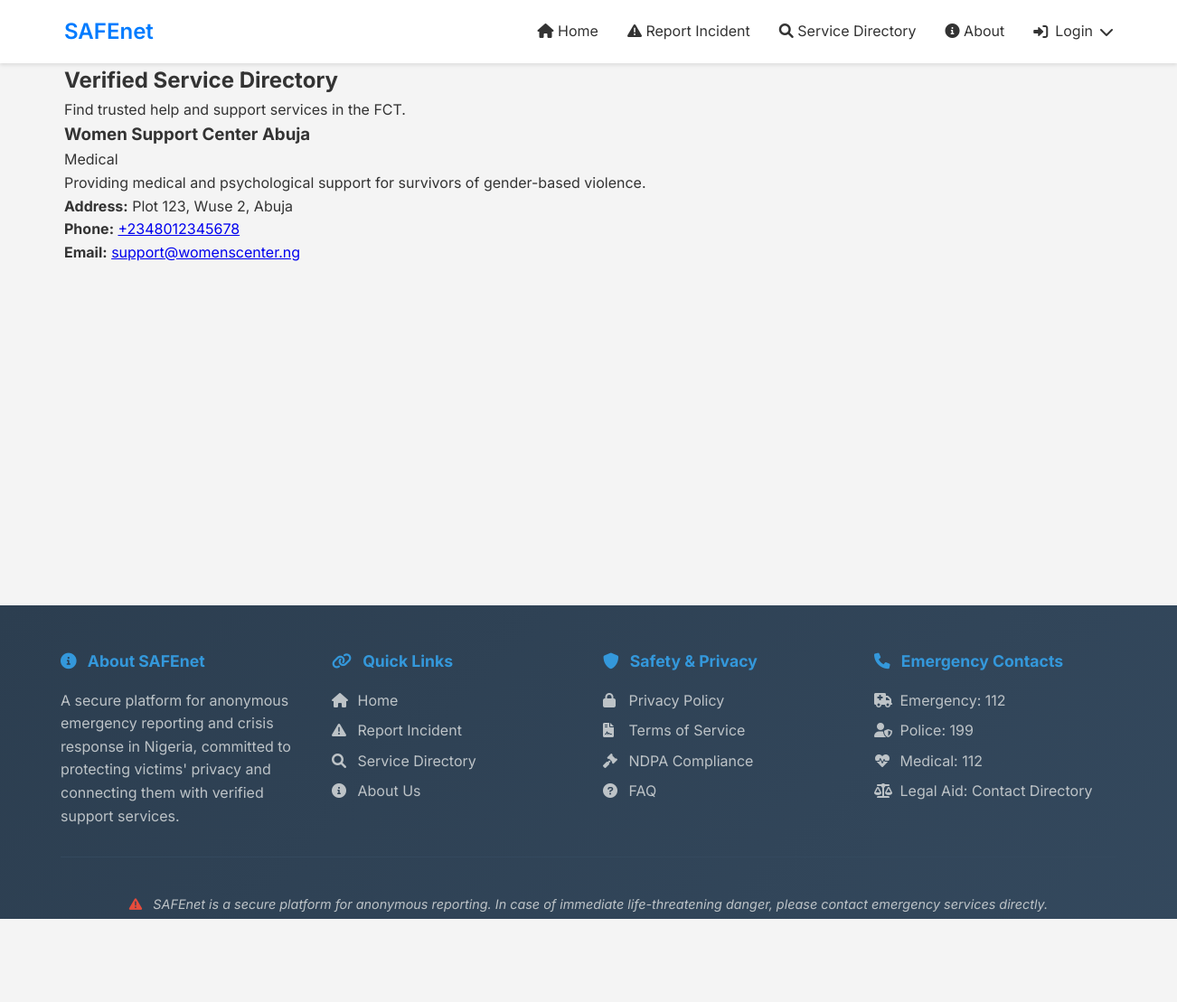
The page /directory on the database its author committed.
### backend.py (models this page shows)
class ServiceProvider(db.Model):
    id = db.Column(db.Integer, primary_key=True)
    name = db.Column(db.String(100), nullable=False)
    category = db.Column(db.String(50), nullable=False)  # e.g., 'Medical', 'Legal', 'Security', 'Shelter'
    address = db.Column(db.String(200), nullable=False)
    contact_phone = db.Column(db.String(20), nullable=False)
    contact_email = db.Column(db.String(120), nullable=False)
    is_verified = db.Column(db.Boolean, default=False)
    description = db.Column(db.Text)
    users = db.relationship('User', backref='organization', lazy=True)

### app.py (the view)
@app.route('/directory')
def directory():
    providers = ServiceProvider.query.filter_by(is_verified=True).all()
    return render_template('directory.html', providers=providers)

### frontend/templates/directory.html
{% extends "base.html" %}
{% block content %}
<div class="directory-header">
    <h2>Verified Service Directory</h2>
    <p>Find trusted help and support services in the FCT.</p>
</div>
<div class="directory-grid">
    {% if providers %}
        {% for provider in providers %}
        <div class="provider-card">
            <div class="provider-header">
                <h3>{{ provider.name }}</h3>
                <span class="badge badge-{{ provider.category|lower }}">{{ provider.category }}</span>
            </div>
            <div class="provider-body">
                <p class="provider-desc">{{ provider.description }}</p>
                <div class="provider-contact">
                    <p><strong>Address:</strong> {{ provider.address }}</p>
                    <p><strong>Phone:</strong> <a href="tel:{{ provider.contact_phone }}">{{ provider.contact_phone }}</a></p>
                    <p><strong>Email:</strong> <a href="mailto:{{ provider.contact_email }}">{{ provider.contact_email }}</a></p>
                </div>
            </div>
        </div>
        {% endfor %}
    {% else %}
        <div class="no-results">
            <p>No verified service providers found at this time. Please check back later.</p>
        </div>
    {% endif %}
</div>
{% endblock %}

### frontend/templates/base.html (shortened to what this page needs)
<!DOCTYPE html>
<html lang="en">
<head>
    <link rel="stylesheet" href="{{ url_for('static', filename='css/style.css') }}">
    <link rel="stylesheet" href="https://cdnjs.cloudflare.com/ajax/libs/font-awesome/6.0.0/css/all.min.css">
</head>
<body>
    <header>
        <nav class="navbar">
            <div class="container">
                <a href="{{ url_for('index') }}" class="logo">SAFEnet</a>
                <ul class="nav-links">
                    <li><a href="{{ url_for('index') }}"><i class="fas fa-home"></i> Home</a></li>
                    <li><a href="{{ url_for('report') }}"><i class="fas fa-exclamation-triangle"></i> Report Incident</a></li>
                    <li><a href="{{ url_for('directory') }}"><i class="fas fa-search"></i> Service Directory</a></li>
                    <li><a href="{{ url_for('about') }}"><i class="fas fa-info-circle"></i> About</a></li>
                    {% if current_user.is_authenticated %}
                        <li><a href="{{ url_for('dashboard') }}"><i class="fas fa-tachometer-alt"></i> Dashboard</a></li>
                        <li><a href="{{ url_for('logout') }}"><i class="fas fa-sign-out-alt"></i> Logout</a></li>
                    {% else %}
                        <li class="dropdown">
                            <a href="#" class="dropdown-toggle"><i class="fas fa-sign-in-alt"></i> Login <i class="fas fa-chevron-down"></i></a>
                        </li>
                    {% endif %}
                </ul>
            </div>
        </nav>
    </header>
    <main class="container">
        {% block content %}{% endblock %}
    </main>
    <footer>
        <div class="container">
            <div class="footer-content">
                <div class="footer-section">
                    <h4><i class="fas fa-info-circle"></i> About SAFEnet</h4>
                    <p>A secure platform for anonymous emergency reporting and crisis response in Nigeria, committed to protecting victims' privacy and connecting them with verified support services.</p>
                </div>
                <div class="footer-section">
                    <h4><i class="fas fa-link"></i> Quick Links</h4>
                    <ul>
                        <li><a href="{{ url_for('index') }}"><i class="fas fa-home"></i> Home</a></li>
                        <li><a href="{{ url_for('report') }}"><i class="fas fa-exclamation-triangle"></i> Report Incident</a></li>
                        <li><a href="{{ url_for('directory') }}"><i class="fas fa-search"></i> Service Directory</a></li>
                        <li><a href="{{ url_for('about') }}"><i class="fas fa-info-circle"></i> About Us</a></li>
                    </ul>
                </div>
                <div class="footer-section">
                    <h4><i class="fas fa-shield-alt"></i> Safety & Privacy</h4>
                    <ul>
                        <li><a href="#"><i class="fas fa-lock"></i> Privacy Policy</a></li>
                        <li><a href="#"><i class="fas fa-file-contract"></i> Terms of Service</a></li>
                        <li><a href="#"><i class="fas fa-gavel"></i> NDPA Compliance</a></li>
                        <li><a href="#"><i class="fas fa-question-circle"></i> FAQ</a></li>
                    </ul>
                </div>
                <div class="footer-section">
                    <h4><i class="fas fa-phone"></i> Emergency Contacts</h4>
                    <ul>
                        <li><a href="#"><i class="fas fa-ambulance"></i> Emergency: 112</a></li>
                        <li><a href="#"><i class="fas fa-user-shield"></i> Police: 199</a></li>
                        <li><a href="#"><i class="fas fa-heartbeat"></i> Medical: 112</a></li>
                        <li><a href="#"><i class="fas fa-balance-scale"></i> Legal Aid: Contact Directory</a></li>
                    </ul>
                </div>
            </div>
            <div class="footer-bottom">
                <p class="disclaimer"><i class="fas fa-exclamation-triangle"></i> SAFEnet is a secure platform for anonymous reporting. In case of immediate life-threatening danger, please contact emergency services directly.</p>
                <p>&copy; 2026 SAFEnet. All rights reserved.</p>
                <div class="footer-links">
                    {% if not current_user.is_authenticated %}
                        <a href="{{ url_for('login') }}"><i class="fas fa-user-shield"></i> Admin Login</a> |
                        <a href="{{ url_for('register_provider') }}"><i class="fas fa-user-md"></i> Provider Signup</a>
                    {% endif %}
                </div>
            </div>
        </div>
    </footer>
</body>
</html>

### frontend/static/css/style.css (style rules this page uses)
* { margin: 0; padding: 0; box-sizing: border-box; }
body { font-family: 'Inter', sans-serif; line-height: 1.6; color: #333; background-color: #f4f4f4; }
.container { max-width: 1200px; margin: 0 auto; padding: 0 20px; }
.navbar { background-color: #fff; box-shadow: 0 2px 4px rgba(0,0,0,0.1); position: relative; }
.navbar .container { display: flex; justify-content: space-between; align-items: center; padding: 1rem 20px; }
.logo { font-size: 1.5rem; font-weight: 600; color: #007bff; text-decoration: none; }
.nav-links { list-style: none; display: flex; gap: 2rem; }
.nav-links a { text-decoration: none; color: #333; font-weight: 400; transition: color 0.3s; }
main { min-height: calc(100vh - 200px); padding: 2rem 0; }
footer { background: linear-gradient(135deg, #2c3e50 0%, #34495e 100%); color: #fff; padding: 3rem 0 1rem; margin-top: auto; }
footer .container { max-width: 1200px; margin: 0 auto; padding: 0 1rem; }
.footer-content { display: grid; grid-template-columns: repeat(auto-fit, minmax(250px, 1fr)); gap: 2rem; margin-bottom: 2rem; }
.footer-section h4 { color: #3498db; margin-bottom: 1rem; font-size: 1.1rem; }
.footer-section h4 i { margin-right: 0.5rem; }
.footer-section ul { list-style: none; padding: 0; }
.footer-section ul li { margin-bottom: 0.5rem; }
.footer-section ul li a { color: #bdc3c7; text-decoration: none; transition: color 0.3s ease; }
.footer-section ul li a i { margin-right: 0.5rem; width: 16px; }
.footer-section p { color: #bdc3c7; line-height: 1.6; }
.footer-bottom { border-top: 1px solid #34495e; padding-top: 1.5rem; text-align: center; }
.footer-bottom p { margin: 0.5rem 0; font-size: 0.9rem; }
.footer-bottom .disclaimer { font-style: italic; color: #bdc3c7; margin: 1rem 0; }
.footer-bottom .disclaimer i { margin-right: 0.5rem; color: #e74c3c; }
.footer-links { margin-top: 1rem; }
.footer-links a { color: #3498db; text-decoration: none; margin: 0 0.5rem; font-size: 0.85rem; }
.footer-links a i { margin-right: 0.3rem; }
.dropdown { position: relative; }
.dropdown-toggle { cursor: pointer; display: flex; align-items: center; gap: 0.5rem; }

### rows shown on the page
ServiceProvider: name "Women Support Center Abuja", category "Medical", description "Providing medical and psychological support for survivors of gender-based violence.", address "Plot 123, Wuse 2, Abuja", contact_phone "+2348012345678", contact_email "support@womenscenter.ng"
